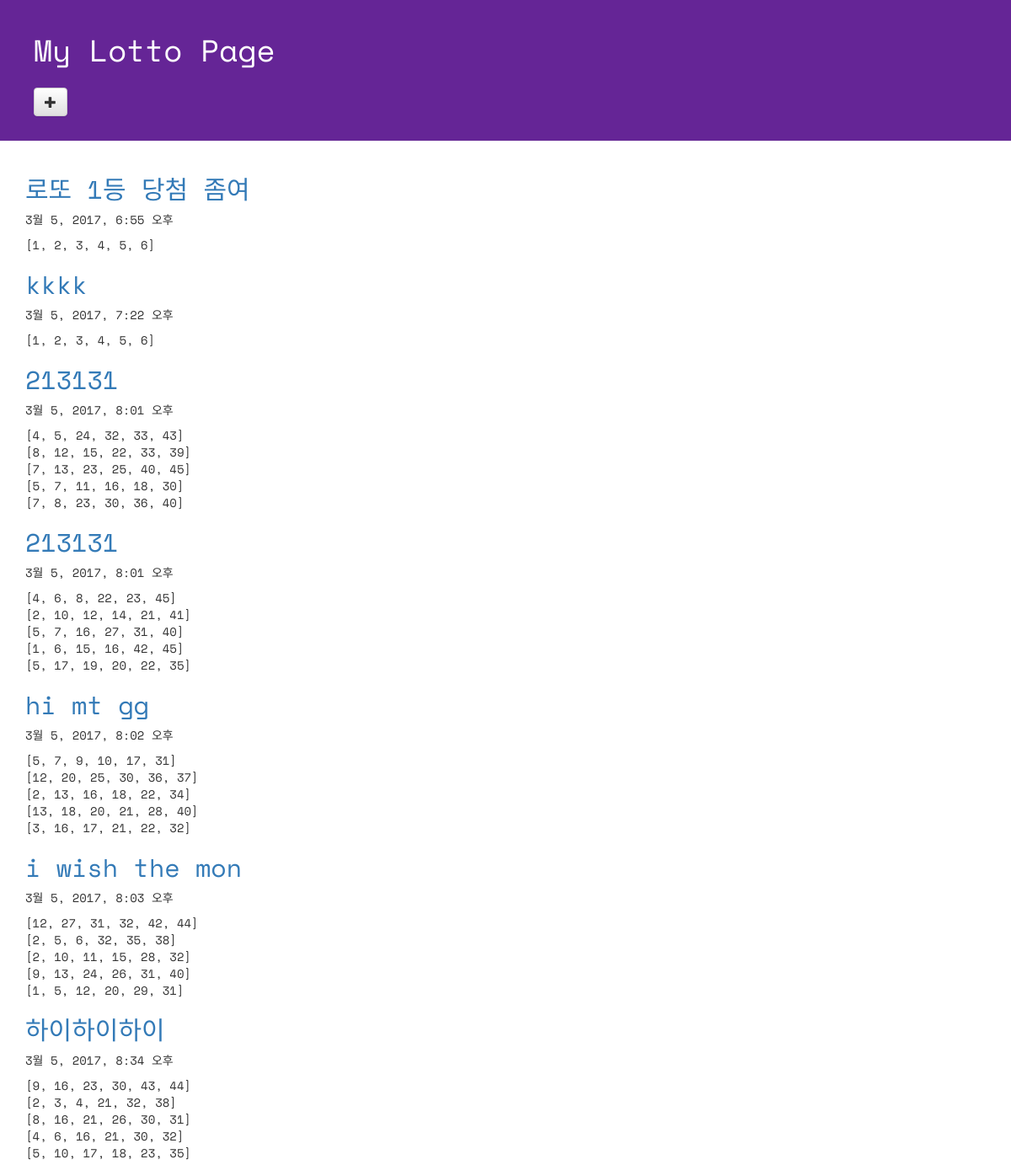
Page /lotto/ on the committed database.
### lotto/models.py (models this page shows, shortened)
class GuessNumbers(models.Model):
    name = models.CharField(max_length=24)
    lottos = models.CharField(max_length=255, default=[1,2,3,4,5,6])
    text = models.CharField(max_length=255)
    num_lotto = models.IntegerField(default=5)
    update_date = models.DateTimeField()

### lotto/views.py (the view)
# urls.py: url(r'^lotto/$', views.index, name='lotto'),
def index(request):
    lottos = GuessNumbers.objects.all()
    return render(request, "lotto/default.html", {"lottos": lottos})

### lotto/templates/lotto/default.html (shortened to what this page needs)
<!DOCTYPE html>
{% load staticfiles %}
<html lang="ko">
<head>
  <link rel="stylesheet" href="//maxcdn.bootstrapcdn.com/bootstrap/3.2.0/css/bootstrap.min.css">
  <link rel="stylesheet" href="//maxcdn.bootstrapcdn.com/bootstrap/3.2.0/css/bootstrap-theme.min.css">
  <link rel="stylesheet" href="{% static 'css/lotto.css'%}">
</head>
<body>
  <div class="page-header">
  <h1>My Lotto Page</h1>
  <h2>
    <a href="{%url 'new_lotto' %}">
    <span class="glyphicon glyphicon-plus btn btn-default">
    </span>
    </a>
  </h2>
  </div>
  <div class="container lotto">
    {% for lotto in lottos %}
    <h2><a href="{%url 'lotto_detail' lottokey=lotto.pk%}">{{lotto.text}}</a></h2>
    <p> {{lotto.update_date}}</p>
    <p> {{lotto.lottos|linebreaksbr}} </p>
    {%endfor%}
  </div>
</body>
</html>

### lotto/static/css/lotto.css (style rules this page uses)
.page-header { background-color: #652596; margin-top: 0; padding: 20px 20px 20px 40px; font-family: 'Space Mono', monospace; }
.page-header h1 { color: #FFFFFF; }
.container { font-family: 'Space Mono', monospace; }
.container h2 { color: #b9f442; }

### rows in the picture
GuessNumbers: text "로또 1등 당첨 좀여", update_date "3월 5, 2017, 6:55 오후", lottos "[1, 2, 3, 4, 5, 6]"
GuessNumbers: text "kkkk", update_date "3월 5, 2017, 7:22 오후", lottos "[1, 2, 3, 4, 5, 6]"
GuessNumbers: text "213131", update_date "3월 5, 2017, 8:01 오후", lottos "[4, 5, 24, 32, 33, 43] [8, 12, 15, 22, 33, 39] [7, 13, 23, 25, 40, 45] [5, 7, 11, 16, 18, 30] [7, 8, 23, 30, 36, 40]"
GuessNumbers: text "213131", update_date "3월 5, 2017, 8:01 오후", lottos "[4, 6, 8, 22, 23, 45] [2, 10, 12, 14, 21, 41] [5, 7, 16, 27, 31, 40] [1, 6, 15, 16, 42, 45] [5, 17, 19, 20, 22, 35]"
GuessNumbers: text "hi mt gg", update_date "3월 5, 2017, 8:02 오후", lottos "[5, 7, 9, 10, 17, 31] [12, 20, 25, 30, 36, 37] [2, 13, 16, 18, 22, 34] [13, 18, 20, 21, 28, 40] [3, 16, 17, 21, 22, 32]"
GuessNumbers: text "i wish the mon", update_date "3월 5, 2017, 8:03 오후", lottos "[12, 27, 31, 32, 42, 44] [2, 5, 6, 32, 35, 38] [2, 10, 11, 15, 28, 32] [9, 13, 24, 26, 31, 40] [1, 5, 12, 20, 29, 31]"
GuessNumbers: text "하이하이하이", update_date "3월 5, 2017, 8:34 오후", lottos "[9, 16, 23, 30, 43, 44] [2, 3, 4, 21, 32, 38] [8, 16, 21, 26, 30, 31] [4, 6, 16, 21, 30, 32] [5, 10, 17, 18, 23, 35]"
